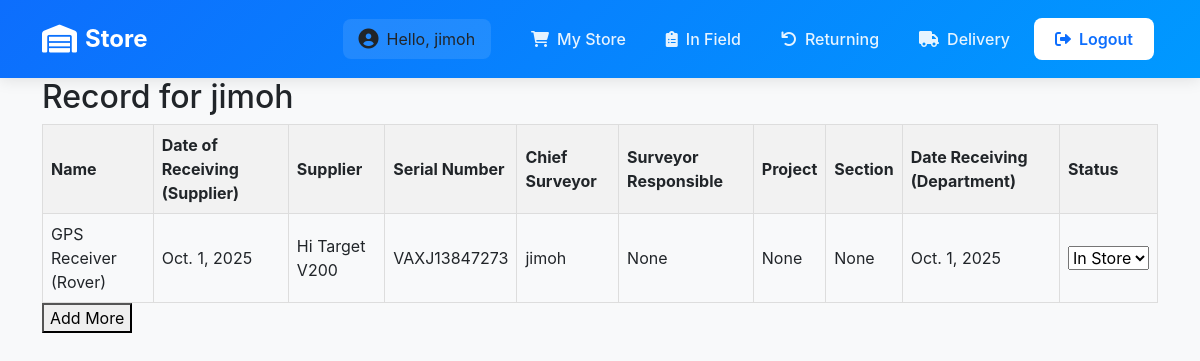
/inventory/equipment/ (signed in), run on an earlier commit of the app's database.
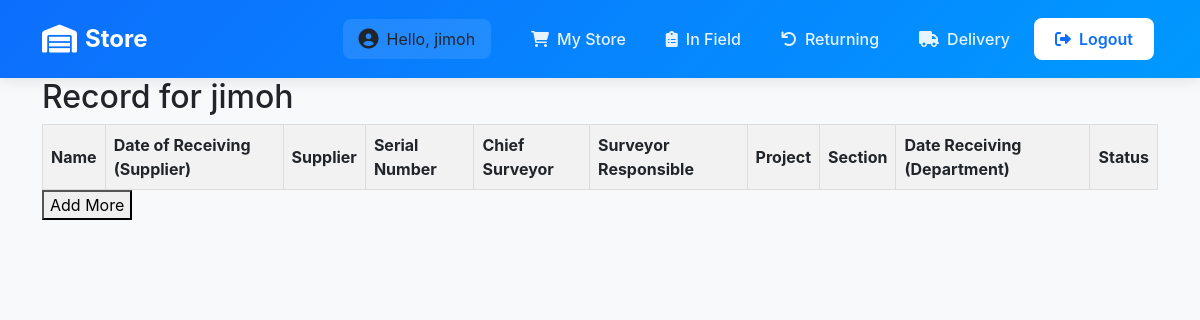
And on a later commit of the database.
### inventory/models.py (models this page shows, shortened)
class EquipmentsInSurvey(models.Model):
    EQUIPMENT_CHOICES = [
        ('GPS Receiver (Base)', 'GPS Receiver (Base)'),
        ('GPS Receiver (Rover)', 'GPS Receiver (Rover)'),
        ('Data logger', 'Data logger'),
        ('External Radio', "External Radio"),
        ('Total Station', "Total Station"),
        ('Levelling Instrument', 'Levelling Instrument'),
        ('Eco Sounder', 'Eco Sounder'),
    ]
    owner_choice = [
        ('Hi-Tech', "Hi-Tech"),
        ("Sub-Contractor", "Sub-Contractor")
    ]
    name = models.CharField(max_length=100, help_text="Equipment Name", choices=EQUIPMENT_CHOICES)
    date_of_receiving_from_supplier = models.DateField(blank=True, null=True)
    supplier = models.CharField(max_length=100, help_text="Manufacturer/Model from CSV")
    owner = models.CharField(max_length=20, choices=owner_choice)
    serial_number = models.CharField(max_length=100, help_text="Equipment Serial Number")
    condition = models.CharField(max_length=50, help_text="Equipment condition from CSV", default="Good")
    CONDITION_AFTER_USE_CHOICES = [
        ("Good", "Good"),
        ("Need Repair", "Need Repair")
    ]
    chief_surveyor = models.ForeignKey(User, on_delete=models.CASCADE, null=True, blank=True)
    surveyor_responsible = models.CharField(max_length=100, null=True, blank=True, help_text="Name of the surveyor responsible for the equipment")
    quantity = models.PositiveBigIntegerField(default=1, help_text="Number of Quantity")
    project = models.CharField(max_length=20, choices=[('Coastal Road', 'Coastal Road'), ('Sokoto', 'Sokoto')], blank=True, null=True, help_text="Project Name")
    section = models.CharField(max_length=100, null=True, blank=True)
    date_receiving_from_department = models.DateField(blank=True, null=True, help_text="Date when the equipment was received from the department")
    status = models.CharField(choices=[('In Store', 'In Store'), ('In Field', 'In Field'), ('With Chief Surveyor', 'With Chief Surveyor'), ('Returning', 'Returning'), ('Delivering', 'Delivering')], max_length=100, default='In Store', blank=True, null=True, help_text="Current status of the equipment")
    delivery_status = models.CharField(max_length=10, choices=[('Delivered', 'Delivered'), ('Delivering', 'Delivering'), ('Cancelled', 'Cancelled')], null=True, blank=True)
    return_comment = models.TextField(null=True, blank=True, help_text="Comment when equipment is returned")
    return_date = models.DateTimeField(null=True, blank=True, help_text="Date when equipment was returned")

### inventory/views.py (the view)
# urls.py: path('equipment/', views.equipment, name='equipment'),
def equipment(request):
    user = request.user
    data = EquipmentsInSurvey.objects.filter(chief_surveyor=user)
    return render(request, 'equipments/equipments.html', {'form': Survey, 'data': data})

### inventory/context_processors.py (called while the page is built)
def is_admin(request):
    return {'is_admin': request.user.is_authenticated and request.user.is_superuser}

### inventory/templates/equipments/equipments.html (shortened to what this page needs)
{% extends 'base/base_dashboard.html' %}
{% block content %}
<h2>Record for {{ request.user }}</h2>
<table>
    <thead>
        <tr>
            <th>Name</th>
            <th>Date of Receiving (Supplier)</th>
            <th>Supplier</th>
            <th>Serial Number</th>
            <th>Chief Surveyor</th>
            <th>Surveyor Responsible</th>
            <th>Project</th>
            <th>Section</th>
            <th>Date Receiving (Department)</th>
            <th>Status</th>
        </tr>
    </thead>
    <tbody>
        {% for info in data %}
        <tr>
            <td>{{info.name}}</td>
            <td>{{info.date_of_receiving_from_supplier}}</td>
            <td>{{info.supplier}}</td>
            <td>{{info.serial_number}}</td>
            <td>{{info.chief_surveyor}}</td>
            <td>{{info.surveyor_responsible}}</td>
            <td>{{info.project}}</td>
            <td>{{info.section}}</td>
            <td>{{info.date_receiving_from_department}}</td>
            <td><select name="" id="">
                <option value="">In Store</option>
            </select></td>
        </tr>
        {% endfor %}
    </tbody>
</table>
<button onclick="addRow()">Add More</button>
{% endblock %}

What changed in the data, as far as the page shows it:
removed EquipmentsInSurvey: name "GPS Receiver (Rover)", date_of_receiving_from_supplier "Oct. 1, 2025", supplier "Hi Target V200", serial_number "VAXJ13847273", chief_surveyor "jimoh", surveyor_responsible "None", project "None", section "None", date_receiving_from_department "Oct. 1, 2025"
